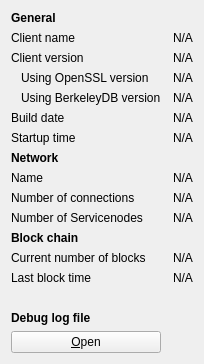
     <widget class="QWidget" name="tab_info">
      <attribute name="title">
       <string>&amp;Information</string>
      </attribute>
      <layout class="QGridLayout" name="gridLayout" columnstretch="0,0">
       <property name="horizontalSpacing">
        <number>12</number>
       </property>
       <item row="0" column="0">
        <widget class="QLabel" name="generalHeader">
         <property name="font">
          <font>
           <weight>75</weight>
           <bold>true</bold>
          </font>
         </property>
         <property name="text">
          <string>General</string>
         </property>
        </widget>
       </item>
       <item row="1" column="0">
        <widget class="QLabel" name="clientNameLabel">
         <property name="text">
          <string>Client name</string>
         </property>
        </widget>
       </item>
       <item row="1" column="1">
        <widget class="QLabel" name="clientName">
         <property name="cursor">
          <cursorShape>IBeamCursor</cursorShape>
         </property>
         <property name="text">
          <string>N/A</string>
         </property>
         <property name="textFormat">
          <enum>Qt::PlainText</enum>
         </property>
         <property name="textInteractionFlags">
          <set>Qt::LinksAccessibleByMouse|Qt::TextSelectableByKeyboard|Qt::TextSelectableByMouse</set>
         </property>
        </widget>
       </item>
       <item row="2" column="0">
        <widget class="QLabel" name="clientVersionLabel">
         <property name="text">
          <string>Client version</string>
         </property>
        </widget>
       </item>
       <item row="2" column="1">
        <widget class="QLabel" name="clientVersion">
         <property name="cursor">
          <cursorShape>IBeamCursor</cursorShape>
         </property>
         <property name="text">
          <string>N/A</string>
         </property>
         <property name="textFormat">
          <enum>Qt::PlainText</enum>
         </property>
         <property name="textInteractionFlags">
          <set>Qt::LinksAccessibleByMouse|Qt::TextSelectableByKeyboard|Qt::TextSelectableByMouse</set>
         </property>
        </widget>
       </item>
       <item row="3" column="0">
        <widget class="QLabel" name="openSSLVersionLabel">
         <property name="text">
          <string>Using OpenSSL version</string>
         </property>
         <property name="indent">
          <number>10</number>
         </property>
        </widget>
       </item>
       <item row="3" column="1">
        <widget class="QLabel" name="openSSLVersion">
         <property name="cursor">
          <cursorShape>IBeamCursor</cursorShape>
         </property>
         <property name="text">
          <string>N/A</string>
         </property>
         <property name="textFormat">
          <enum>Qt::PlainText</enum>
         </property>
         <property name="textInteractionFlags">
          <set>Qt::LinksAccessibleByMouse|Qt::TextSelectableByKeyboard|Qt::TextSelectableByMouse</set>
         </property>
        </widget>
       </item>
       <item row="4" column="0">
        <widget class="QLabel" name="berkeleyDBVersionLabel">
         <property name="text">
          <string>Using BerkeleyDB version</string>
         </property>
         <property name="indent">
          <number>10</number>
         </property>
        </widget>
       </item>
       <item row="4" column="1">
        <widget class="QLabel" name="berkeleyDBVersion">
         <property name="cursor">
          <cursorShape>IBeamCursor</cursorShape>
         </property>
         <property name="text">
          <string>N/A</string>
         </property>
         <property name="textFormat">
          <enum>Qt::PlainText</enum>
         </property>
         <property name="textInteractionFlags">
          <set>Qt::LinksAccessibleByMouse|Qt::TextSelectableByKeyboard|Qt::TextSelectableByMouse</set>
         </property>
        </widget>
       </item>
       <item row="5" column="0">
        <widget class="QLabel" name="buildDateLabel">
         <property name="text">
          <string>Build date</string>
         </property>
        </widget>
       </item>
       <item row="5" column="1">
        <widget class="QLabel" name="buildDate">
         <property name="cursor">
          <cursorShape>IBeamCursor</cursorShape>
         </property>
         <property name="text">
          <string>N/A</string>
         </property>
         <property name="textFormat">
          <enum>Qt::PlainText</enum>
         </property>
         <property name="textInteractionFlags">
          <set>Qt::LinksAccessibleByMouse|Qt::TextSelectableByKeyboard|Qt::TextSelectableByMouse</set>
         </property>
        </widget>
       </item>
       <item row="6" column="0">
        <widget class="QLabel" name="startupTimeLabel">
         <property name="text">
          <string>Startup time</string>
         </property>
        </widget>
       </item>
       <item row="6" column="1">
        <widget class="QLabel" name="startupTime">
         <property name="cursor">
          <cursorShape>IBeamCursor</cursorShape>
         </property>
         <property name="text">
          <string>N/A</string>
         </property>
         <property name="textFormat">
          <enum>Qt::PlainText</enum>
         </property>
         <property name="textInteractionFlags">
          <set>Qt::LinksAccessibleByMouse|Qt::TextSelectableByKeyboard|Qt::TextSelectableByMouse</set>
         </property>
        </widget>
       </item>
       <item row="7" column="0">
        <widget class="QLabel" name="networkHeader">
         <property name="font">
          <font>
           <weight>75</weight>
           <bold>true</bold>
          </font>
         </property>
         <property name="text">
          <string>Network</string>
         </property>
        </widget>
       </item>
       <item row="8" column="0">
        <widget class="QLabel" name="networkNameLabel">
         <property name="text">
          <string>Name</string>
         </property>
        </widget>
       </item>
       <item row="8" column="1">
        <widget class="QLabel" name="networkName">
         <property name="cursor">
          <cursorShape>IBeamCursor</cursorShape>
         </property>
         <property name="text">
          <string>N/A</string>
         </property>
         <property name="textFormat">
          <enum>Qt::PlainText</enum>
         </property>
         <property name="textInteractionFlags">
          <set>Qt::LinksAccessibleByMouse|Qt::TextSelectableByKeyboard|Qt::TextSelectableByMouse</set>
         </property>
        </widget>
       </item>
       <item row="9" column="0">
        <widget class="QLabel" name="numberOfConnectionsLabel">
         <property name="text">
          <string>Number of connections</string>
         </property>
        </widget>
       </item>
       <item row="9" column="1">
        <widget class="QLabel" name="numberOfConnections">
         <property name="cursor">
          <cursorShape>IBeamCursor</cursorShape>
         </property>
         <property name="text">
          <string>N/A</string>
         </property>
         <property name="textFormat">
          <enum>Qt::PlainText</enum>
         </property>
         <property name="textInteractionFlags">
          <set>Qt::LinksAccessibleByMouse|Qt::TextSelectableByKeyboard|Qt::TextSelectableByMouse</set>
         </property>
        </widget>
       </item>
       <item row="10" column="0">
        <widget class="QLabel" name="servicenodeCountLabel">
         <property name="text">
          <string>Number of Servicenodes</string>
         </property>
        </widget>
       </item>
       <item row="10" column="1">
        <widget class="QLabel" name="servicenodeCount">
         <property name="text">
          <string>N/A</string>
         </property>
        </widget>
       </item>
       <item row="11" column="0">
        <widget class="QLabel" name="blockchainHeader">
         <property name="font">
          <font>
           <weight>75</weight>
           <bold>true</bold>
          </font>
         </property>
         <property name="text">
          <string>Block chain</string>
         </property>
        </widget>
       </item>
       <item row="12" column="0">
        <widget class="QLabel" name="numberOfBlocksLabel">
         <property name="text">
          <string>Current number of blocks</string>
         </property>
        </widget>
       </item>
       <item row="12" column="1">
        <widget class="QLabel" name="numberOfBlocks">
         <property name="cursor">
          <cursorShape>IBeamCursor</cursorShape>
         </property>
         <property name="text">
          <string>N/A</string>
         </property>
         <property name="textFormat">
          <enum>Qt::PlainText</enum>
         </property>
         <property name="textInteractionFlags">
          <set>Qt::LinksAccessibleByMouse|Qt::TextSelectableByKeyboard|Qt::TextSelectableByMouse</set>
         </property>
        </widget>
       </item>
       <item row="13" column="0">
        <widget class="QLabel" name="lastBlockTimeLabel">
         <property name="text">
          <string>Last block time</string>
         </property>
        </widget>
       </item>
       <item row="13" column="1">
        <widget class="QLabel" name="lastBlockTime">
         <property name="cursor">
          <cursorShape>IBeamCursor</cursorShape>
         </property>
         <property name="text">
          <string>N/A</string>
         </property>
         <property name="textFormat">
          <enum>Qt::PlainText</enum>
         </property>
         <property name="textInteractionFlags">
          <set>Qt::LinksAccessibleByMouse|Qt::TextSelectableByKeyboard|Qt::TextSelectableByMouse</set>
         </property>
        </widget>
       </item>
       <item row="14" column="0">
        <spacer name="verticalSpacer_2">
         <property name="orientation">
          <enum>Qt::Vertical</enum>
         </property>
         <property name="sizeHint" stdset="0">
          <size>
           <width>20</width>
           <height>20</height>
          </size>
         </property>
        </spacer>
       </item>
       <item row="15" column="0">
        <widget class="QLabel" name="debugLogFileHeader">
         <property name="font">
          <font>
           <weight>75</weight>
           <bold>true</bold>
          </font>
         </property>
         <property name="text">
          <string>Debug log file</string>
         </property>
        </widget>
       </item>
       <item row="16" column="0">
        <widget class="QPushButton" name="openDebugLogfileButton">
         <property name="toolTip">
          <string>Open the BlocknetDX debug log file from the current data directory. This can take a few seconds for large log files.</string>
         </property>
         <property name="text">
          <string>&amp;Open</string>
         </property>
         <property name="autoDefault">
          <bool>false</bool>
         </property>
        </widget>
       </item>
      </layout>
     </widget>
